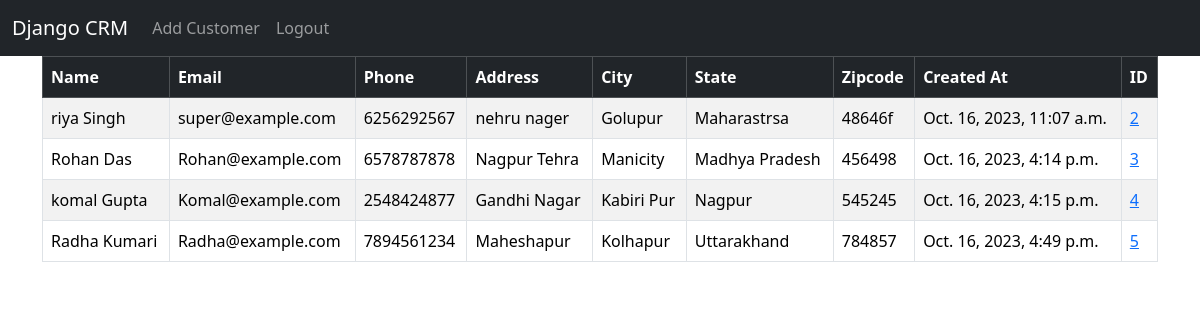
The app's page / (signed in) with its own data.
### CRMapp/models.py (models this page shows, shortened)
class Record(models.Model):
	created_at = models.DateTimeField(auto_now_add=True)
	first_name = models.CharField(max_length=50)
	last_name =  models.CharField(max_length=50)
	email =  models.CharField(max_length=100)
	phone = models.CharField(max_length=15)
	address =  models.CharField(max_length=100)
	city =  models.CharField(max_length=50)
	state =  models.CharField(max_length=50)
	zipcode =  models.CharField(max_length=20)

### CRMapp/views.py (the view)
# urls.py: path('', views.Home, name='home'),
def Home(request):
    records = Record.objects.all()
    if request.method == 'POST':
        username = request.POST['username']
        password = request.POST['password']
        user = authenticate(request, username=username ,password=password)
        if user is not None:
            login(request, user)
            messages.success(request, "Logged in succesfully...")
            return redirect('home')
        else:
            messages.success(request, "Username or password didn't match , please try again !")
            return redirect('home')
    else:
        return render(request,'CRMapp/home.html',{'records':records})

### CRMapp/templates/CRMapp/home.html (shortened to what this page needs)
{% extends 'CRMapp/base.html' %}
{% block content %}
  {% if user.is_authenticated %}
  <table class="table table-striped table-hover table-bordered">
    <thead class="table-dark">
      <tr>
        <th scope="col">Name</th>
        <th scope="col">Email</th>
        <th scope="col">Phone</th>
        <th scope="col">Address</th>
        <th scope="col">City</th>
        <th scope="col">State</th>
        <th scope="col">Zipcode</th>
        <th scope="col">Created At</th>
        <th scope="col">ID</th>
      </tr>
    </thead>
    <tbody>
  {% if records %}
  {% for record in records %}
  <tr>
    <td>{{ record.first_name }} {{ record.last_name }}</td>
    <td>{{ record.email }}</td>
    <td>{{ record.phone }}</td>
    <td>{{ record.address }}</td>
    <td>{{ record.city }}</td>
    <td>{{ record.state }}</td>
    <td>{{ record.zipcode }}</td>
    <td>{{ record.created_at }}</td>
    <td><a href="{% url 'record' record.id %}">{{ record.id }}</a></td>
  </tr>
  {% endfor %}
  {% endif %}
{% endif %}
{% endblock %}

### CRMapp/templates/CRMapp/base.html (shortened to what this page needs)
<!DOCTYPE html>
<html lang="en">
  <head>
    <link
      href="https://cdn.jsdelivr.net/npm/bootstrap@5.3.2/dist/css/bootstrap.min.css"
      rel="stylesheet"
    />
  </head>
  <body>
    {% include 'CRMapp/navbar.html' %}
    <div class="container">
        {% block content %}
        {% endblock %}
    </div>
  </body>
</html>

### CRMapp/templates/CRMapp/navbar.html (shortened to what this page needs)
<nav class="navbar navbar-expand-lg navbar-dark bg-dark">
    <div class="container-fluid">
      <a class="navbar-brand" href="{% url 'home' %}">Django CRM</a>
      <div class="collapse navbar-collapse" id="navbarSupportedContent">
        <ul class="navbar-nav me-auto mb-2 mb-lg-0">
            {% if user.is_authenticated %}
            <li class="nav-item">
              <a class="nav-link" href="{% url 'add' %}">Add Customer</a>
            </li>
          <li class="nav-item">
            <a class="nav-link" href="{% url 'logout' %}">Logout</a>
          </li>
          {% endif %}
        </ul>
      </div>
    </div>
  </nav>

### records on screen
Record: first_name "riya", last_name "Singh", email "super@example.com", phone "6256292567", address "nehru nager", city "Golupur", state "Maharastrsa", zipcode "48646f", created_at "Oct. 16, 2023, 11:07 a.m.", id "2"
Record: first_name "Rohan", last_name "Das", email "Rohan@example.com", phone "6578787878", address "Nagpur Tehra", city "Manicity", state "Madhya Pradesh", zipcode "456498", created_at "Oct. 16, 2023, 4:14 p.m.", id "3"
Record: first_name "komal", last_name "Gupta", email "Komal@example.com", phone "2548424877", address "Gandhi Nagar", city "Kabiri Pur", state "Nagpur", zipcode "545245", created_at "Oct. 16, 2023, 4:15 p.m.", id "4"
Record: first_name "Radha", last_name "Kumari", email "Radha@example.com", phone "7894561234", address "Maheshapur", city "Kolhapur", state "Uttarakhand", zipcode "784857", created_at "Oct. 16, 2023, 4:49 p.m.", id "5"
